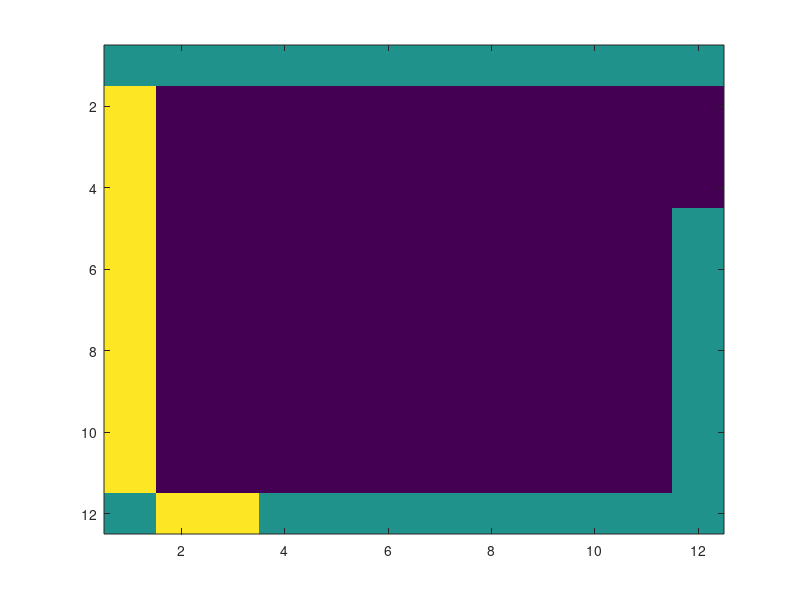

MATLAB code for this plot:
function relax()
N = 10;
T = zeros(N+2,N+2);
Tnew = NaN(N+2,N+2);
T(:,1) = 1;
T(1:1,N+2) = .5;
T(1:5,N+2) = 0;
T(5:N+2,N+2) = .5;
T(1,:) = .5;
T(N+2,1:2) = .5;
T(N+2,2:4) = 1;
T(N+2,4:N+2) = .5;


figure(2)
imagesc(T);
end